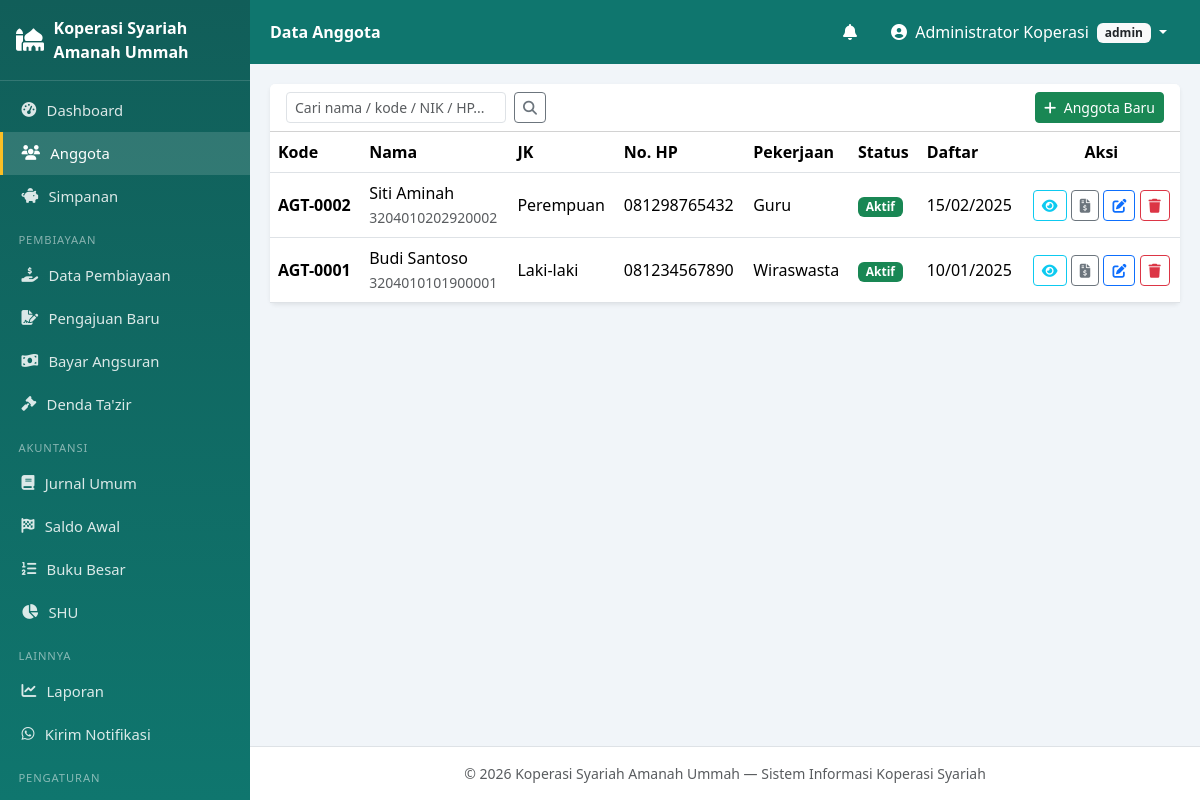
The page /index.php?mod=anggota&act=list (signed in) on the database its author committed.
### tables this page shows
CREATE TABLE profil_koperasi (
    id            INT PRIMARY KEY DEFAULT 1,
    nama_koperasi VARCHAR(150) NOT NULL,
    alamat        TEXT,
    no_telp       VARCHAR(30),
    email         VARCHAR(100),
    nama_ketua    VARCHAR(100),
    slogan        VARCHAR(150)
);

CREATE TABLE anggota (
    id_anggota     INT AUTO_INCREMENT PRIMARY KEY,
    kode_anggota   VARCHAR(20) NOT NULL UNIQUE,
    nik            VARCHAR(20) DEFAULT NULL,
    nama           VARCHAR(100) NOT NULL,
    jenis_kelamin  ENUM('L','P') NOT NULL DEFAULT 'L',
    tempat_lahir   VARCHAR(50) DEFAULT NULL,
    tanggal_lahir  DATE DEFAULT NULL,
    alamat         TEXT,
    no_hp          VARCHAR(20) DEFAULT NULL,
    email          VARCHAR(100) DEFAULT NULL,
    pekerjaan      VARCHAR(100) DEFAULT NULL,
    status_anggota ENUM('aktif','nonaktif') NOT NULL DEFAULT 'aktif',
    tanggal_daftar DATE NOT NULL,
    created_at     TIMESTAMP DEFAULT CURRENT_TIMESTAMP
);

### config/database.php (called while the page is built, shortened)
<?php
class Database
{
    private static $instance = null;
    private function __construct()
    {
        try {
            $this->pdo = new PDO(
                'mysql:host=' . DB_HOST . ';dbname=' . DB_NAME . ';charset=utf8mb4',
                DB_USER, DB_PASS,
                [
                    PDO::ATTR_ERRMODE            => PDO::ERRMODE_EXCEPTION,
                    PDO::ATTR_DEFAULT_FETCH_MODE => PDO::FETCH_ASSOC,
                    PDO::ATTR_EMULATE_PREPARES   => false,
                ]
            );
        } catch (PDOException $e) {
            die('Koneksi database gagal: ' . $e->getMessage());
        }
    }
    public static function getInstance(): PDO
    {
        if (self::$instance === null) self::$instance = new self();
        return self::$instance->pdo;
    }
}

### models/PengaturanModel.php (called while the page is built, shortened)
<?php
require_once __DIR__ . '/../config/database.php';
class PengaturanModel
{
    private $db;
    public function __construct()
    {
        $this->db = Database::getInstance();
    }
    public function get(string $kunci, $default = null)
    {
        $st = $this->db->prepare('SELECT nilai FROM pengaturan WHERE kunci=?');
        $st->execute([$kunci]);
        $r = $st->fetch();
        return $r ? $r['nilai'] : $default;
    }
    public function profil()
    {
        return $this->db->query('SELECT * FROM profil_koperasi WHERE id=1')->fetch()
            ?: ['id' => 1, 'nama_koperasi' => 'Koperasi Syariah'];
    }
}

### models/AnggotaModel.php (called while the page is built, shortened)
<?php
require_once __DIR__ . '/../config/database.php';
class AnggotaModel
{
    private $db;
    public function __construct()
    {
        $this->db = Database::getInstance();
    }
    public function all(string $cari = ''): array
    {
        $sql = 'SELECT * FROM anggota';
        $params = [];
        $sql .= ' ORDER BY id_anggota DESC';
        $st = $this->db->prepare($sql);
        $st->execute($params);
        return $st->fetchAll();
    }
}

### views/anggota/list.php (the view, shortened to what this page needs)
<?php
require_once __DIR__ . '/../../models/AnggotaModel.php';
$cari = trim($_GET['cari'] ?? '');
$rows = (new AnggotaModel())->all($cari);
$pageTitle = 'Data Anggota';
$active    = 'anggota';
include __DIR__ . '/../layout/header.php';
?>
<div class="card border-0 shadow-sm">
  <div class="card-header bg-white d-flex flex-wrap gap-2 justify-content-between align-items-center">
    <form class="d-flex" method="get">
      <input type="text" name="cari" class="form-control form-control-sm me-2"
             placeholder="Cari nama / kode / NIK / HP..." value="<?= e($cari) ?>">
      <button class="btn btn-sm btn-outline-secondary"><i class="fas fa-search"></i></button>
    </form>
    <a href="index.php?mod=anggota&act=form" class="btn btn-sm btn-success">
      <i class="fas fa-plus me-1"></i> Anggota Baru</a>
  </div>
  <div class="table-responsive">
    <table class="table table-hover align-middle mb-0">
      <thead>
        <tr><th>Kode</th><th>Nama</th><th>JK</th><th>No. HP</th>
            <th>Pekerjaan</th><th>Status</th><th>Daftar</th><th class="text-center">Aksi</th></tr>
      </thead>
      <tbody>
      <?php foreach ($rows as $r): ?>
        <tr>
          <td><b><?= e($r['kode_anggota']) ?></b></td>
          <td><?= e($r['nama']) ?><br><small class="text-muted"><?= e($r['nik']) ?></small></td>
          <td><?= $r['jenis_kelamin']==='L'?'Laki-laki':'Perempuan' ?></td>
          <td><?= e($r['no_hp']) ?></td>
          <td><?= e($r['pekerjaan']) ?></td>
          <td><?= badge_status($r['status_anggota']) ?></td>
          <td><?= e(date('d/m/Y', strtotime($r['tanggal_daftar']))) ?></td>
          <td class="text-center text-nowrap">
            <a class="btn btn-sm btn-outline-info" title="Detail"
               href="index.php?mod=anggota&act=detail&id=<?= (int)$r['id_anggota'] ?>"><i class="fas fa-eye"></i></a>
            <a class="btn btn-sm btn-outline-secondary" title="Rekening Koran"
               href="index.php?mod=anggota&act=rekening_koran&id=<?= (int)$r['id_anggota'] ?>"><i class="fas fa-file-invoice-dollar"></i></a>
            <a class="btn btn-sm btn-outline-primary" title="Edit"
               href="index.php?mod=anggota&act=form&id=<?= (int)$r['id_anggota'] ?>"><i class="fas fa-edit"></i></a>
            <a class="btn btn-sm btn-outline-danger btn-hapus" title="Hapus"
               href="controllers/proses_anggota.php?aksi=hapus&id=<?= (int)$r['id_anggota'] ?>"><i class="fas fa-trash"></i></a>
          </td>
        </tr>
      <?php endforeach; ?>
      </tbody>
    </table>
  </div>
</div>
<?php include __DIR__ . '/../layout/footer.php'; ?>

### views/layout/header.php (shortened to what this page needs)
<?php
require_once __DIR__ . '/../../config/database.php';
require_once __DIR__ . '/../../models/PengaturanModel.php';
$user      = $_SESSION['user'];
$pageTitle = $pageTitle ?? 'Dashboard';
$active    = $active ?? 'dashboard';
$pmModel = new PengaturanModel();
$profil  = $pmModel->profil();
$logo    = trim((string)$pmModel->get('logo', ''));
$logoAda = $logo !== '' && file_exists(__DIR__ . '/../../assets/img/' . $logo);
if (!function_exists('e')) {
    function e($s) { return htmlspecialchars((string)($s ?? ''), ENT_QUOTES, 'UTF-8'); }
}
if (!function_exists('badge_status')) {
    function badge_status(string $s): string {
        $map = ['pengajuan'=>'warning','berjalan'=>'primary','lunas'=>'success','ditolak'=>'danger',
                'aktif'=>'success','nonaktif'=>'secondary','belum'=>'secondary'];
        $c = $map[$s] ?? 'secondary';
        return '<span class="badge bg-' . $c . '">' . ucfirst($s) . '</span>';
    }
}
?>
<!DOCTYPE html>
<html lang="id">
<head>
<link href="https://cdn.jsdelivr.net/npm/bootstrap@5.3.3/dist/css/bootstrap.min.css" rel="stylesheet">
<link href="https://cdnjs.cloudflare.com/ajax/libs/font-awesome/6.5.2/css/all.min.css" rel="stylesheet">
<link rel="stylesheet" href="assets/css/style.css">
</head>
<body>
<div class="wrapper">
  <aside class="sidebar" id="sidebar">
    <div class="brand">
      <?php if ($logoAda): ?>
        <img src="assets/img/<?= e($logo) ?>" alt="Logo">
      <?php else: ?>
        <i class="fas fa-mosque"></i>
      <?php endif; ?>
      <span><?= e($profil['nama_koperasi'] ?? 'KSU Syariah') ?></span>
    </div>
    <nav>
      <a href="index.php?mod=dashboard" class="<?= $active==='dashboard'?'on':'' ?>">
        <i class="fas fa-tachometer-alt"></i> Dashboard</a>
      <a href="index.php?mod=anggota&act=list" class="<?= $active==='anggota'?'on':'' ?>">
        <i class="fas fa-users"></i> Anggota</a>
      <a href="index.php?mod=simpanan&act=list" class="<?= $active==='simpanan'?'on':'' ?>">
        <i class="fas fa-piggy-bank"></i> Simpanan</a>
      <div class="menu-label">Pembiayaan</div>
      <a href="index.php?mod=pembiayaan&act=list" class="<?= $active==='pembiayaan'?'on':'' ?>">
        <i class="fas fa-hand-holding-usd"></i> Data Pembiayaan</a>
      <a href="index.php?mod=pembiayaan&act=pengajuan" class="<?= $active==='pembiayaan-pengajuan'?'on':'' ?>">
        <i class="fas fa-file-signature"></i> Pengajuan Baru</a>
      <a href="index.php?mod=pembiayaan&act=angsuran" class="<?= $active==='pembiayaan-angsuran'?'on':'' ?>">
        <i class="fas fa-money-bill-wave"></i> Bayar Angsuran</a>
      <a href="index.php?mod=denda&act=list" class="<?= $active==='denda'?'on':'' ?>">
        <i class="fas fa-gavel"></i> Denda Ta'zir</a>
      <div class="menu-label">Akuntansi</div>
      <a href="index.php?mod=jurnal&act=list" class="<?= $active==='jurnal'?'on':'' ?>">
        <i class="fas fa-book"></i> Jurnal Umum</a>
      <a href="index.php?mod=jurnal&act=saldo_awal" class="<?= $active==='jurnal-saldo-awal'?'on':'' ?>">
        <i class="fas fa-flag-checkered"></i> Saldo Awal</a>
      <a href="index.php?mod=jurnal&act=buku_besar" class="<?= $active==='jurnal-buku-besar'?'on':'' ?>">
        <i class="fas fa-list-ol"></i> Buku Besar</a>
      <a href="index.php?mod=shu&act=list" class="<?= $active==='shu'?'on':'' ?>">
        <i class="fas fa-chart-pie"></i> SHU</a>
      <div class="menu-label">Lainnya</div>
      <a href="index.php?mod=laporan" class="<?= $active==='laporan'?'on':'' ?>">
        <i class="fas fa-chart-line"></i> Laporan</a>
      <a href="index.php?mod=notifikasi&act=kirim" class="<?= $active==='notifikasi-kirim'?'on':'' ?>">
        <i class="fab fa-whatsapp"></i> Kirim Notifikasi</a>
      <?php if ($user['level'] === 'admin'): ?>
      <div class="menu-label">Pengaturan</div>
      <a href="index.php?mod=pengaturan&act=profil" class="<?= $active==='pengaturan-profil'?'on':'' ?>">
        <i class="fas fa-building"></i> Profil Koperasi</a>
      <?php endif; ?>
    </nav>
  </aside>
  <div class="main">
    <nav class="topbar">
      <div class="topbar-title"><?= e($pageTitle) ?></div>
      <div class="dropdown ms-auto me-2">
        <button class="btn btn-link text-white position-relative" data-bs-toggle="dropdown">
          <i class="fas fa-bell"></i>
        </button>
      </div>
      <div class="dropdown">
        <button class="btn btn-link text-white dropdown-toggle text-decoration-none" data-bs-toggle="dropdown">
          <i class="fas fa-user-circle me-1"></i> <?= e($user['nama_lengkap']) ?>
          <span class="badge bg-light text-dark ms-1"><?= e($user['level']) ?></span>
        </button>
      </div>
    </nav>
    <main class="content">

### views/layout/footer.php (shortened to what this page needs)
    </main>
    <footer class="text-center small text-muted py-3 border-top bg-white">
      &copy; <?= date('Y') ?> <?= e($profil['nama_koperasi'] ?? 'Koperasi Syariah') ?>
      — Sistem Informasi Koperasi Syariah
    </footer>
  </div>
</div>
</body>
</html>

### assets/css/style.css (style rules this page uses)
:root { --primary: #0f766e; --primary-2: #115e59; --sidebar-w: 250px; }
body { background: #f1f5f9; font-family: system-ui, -apple-system, "Segoe UI", Roboto, sans-serif; }
.wrapper { display: flex; min-height: 100vh; }
.main { flex: 1; margin-left: var(--sidebar-w); display: flex; flex-direction: column; min-width: 0; }
.content { padding: 1.25rem; flex: 1; }
.sidebar { width: var(--sidebar-w); background: linear-gradient(180deg, var(--primary-2), var(--primary)); color: #fff; position: fixed; top: 0; bottom: 0; left: 0; overflow-y: auto; z-index: 1040; }
.sidebar .brand { display: flex; align-items: center; gap: .6rem; padding: 1rem; font-weight: 700; border-bottom: 1px solid rgba(255,255,255,.15); min-height: 64px; }
.sidebar .brand i { font-size: 1.4rem; }
.sidebar nav { padding: .5rem 0 2rem; }
.sidebar nav a { display: flex; align-items: center; gap: .65rem; padding: .65rem 1.15rem; color: rgba(255,255,255,.85); text-decoration: none; font-size: .925rem; border-left: 3px solid transparent; }
.sidebar nav a.on { background: rgba(255,255,255,.14); border-left-color: #fbbf24; color: #fff; }
.sidebar .menu-label { padding: .9rem 1.15rem .3rem; font-size: .7rem; text-transform: uppercase; letter-spacing: .08em; color: rgba(255,255,255,.5); }
.topbar { background: var(--primary); min-height: 64px; display: flex; align-items: center; padding: 0 1.25rem; position: sticky; top: 0; z-index: 1030; }
.topbar-title { color: #fff; font-weight: 600; }
.topbar .btn-link { text-decoration: none; }
.table thead th { white-space: nowrap; }

### rows shown on the page
profil_koperasi: nama_koperasi "Koperasi Syariah Amanah Ummah"
anggota: kode_anggota "AGT-0002", nama "Siti Aminah", nik "3204010202920002", jenis_kelamin "Perempuan", no_hp "081298765432", pekerjaan "Guru", status_anggota "Aktif", tanggal_daftar "15/02/2025"
anggota: kode_anggota "AGT-0001", nama "Budi Santoso", nik "3204010101900001", jenis_kelamin "Laki-laki", no_hp "081234567890", pekerjaan "Wiraswasta", status_anggota "Aktif", tanggal_daftar "10/01/2025"

### other values the page prints
$pageTitle "Data Anggota"
$user['nama_lengkap'] "Administrator Koperasi"
$user['level'] "admin"
